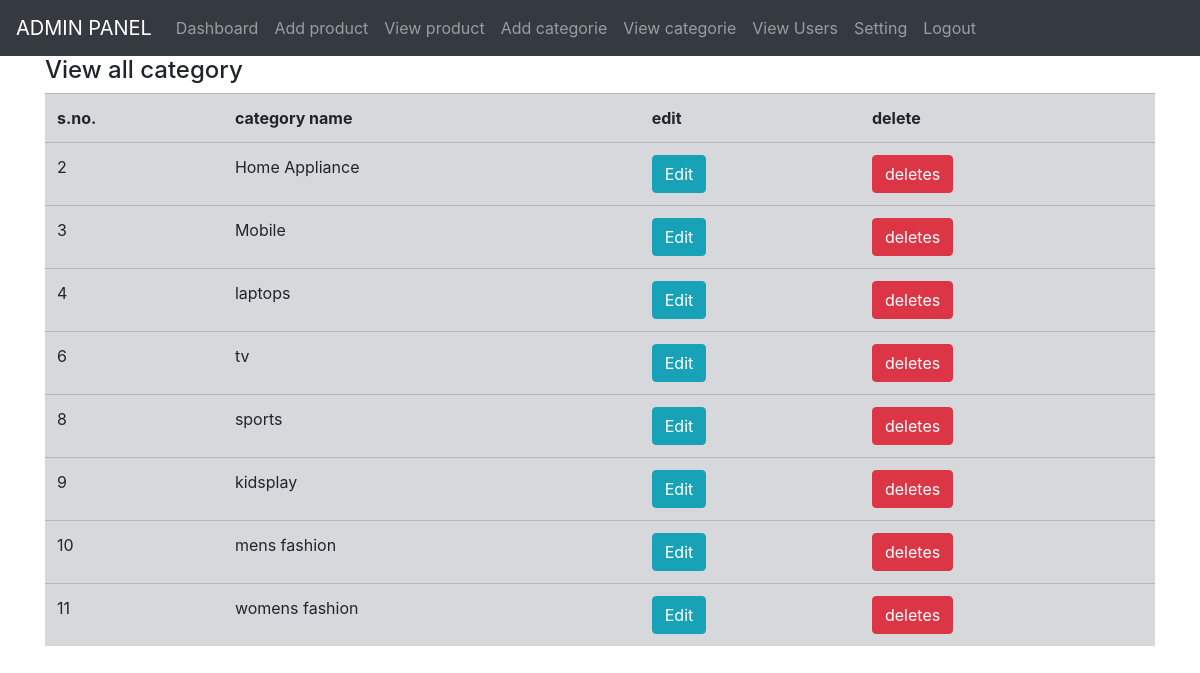
Screenshot of /project/admin/view_category.php (signed in) with the database file from the repository.
### tables this page shows
CREATE TABLE `category` (
  `id` int(11) NOT NULL,
  `category` varchar(100) NOT NULL
);

### project/admin/view_category.php (the view, shortened to what this page needs)
<?php
include("../db.php");
$query="SELECT * FROM category";
$result=mysqli_query($con,$query);
include("header.php");
?>
<div class="container">
	<h4>View all category</h4>
	<div class="row">
		<div class="col-md-12">
			<form action="save_category.php" method="post" >
				<table class="table table-border table-secondary table-hover">
					<tr>
						<th>s.no.</th>
						<th>category name</th>
						<th>edit</th>
						<th>delete</th>
					</tr>
					<?php
					while($data = mysqli_fetch_assoc($result))
					{?>
					<tr>
						<td><?php echo $data['id']; ?></td>
						<td><?php echo $data['category']; ?></td>
						<td><a href="edit_cate.php?e_cate=<?php echo $data['id']; ?>" class="btn btn-info">Edit</a></td>
						<td><a href="delete_cate.php?d_cate=<?php echo $data['id'];?>" class="btn btn-danger">deletes</a></td>
					</tr>
					<?php
					}?>
				</table>
			</form>
		</div>
	</div>
</div>
<?php
include("footer.php");
?>

### rows the page displays
category: id "2", category "Home Appliance"
category: id "3", category "Mobile"
category: id "4", category "laptops"
category: id "6", category "tv"
category: id "8", category "sports"
category: id "9", category "kidsplay"
category: id "10", category "mens fashion"
category: id "11", category "womens fashion"
